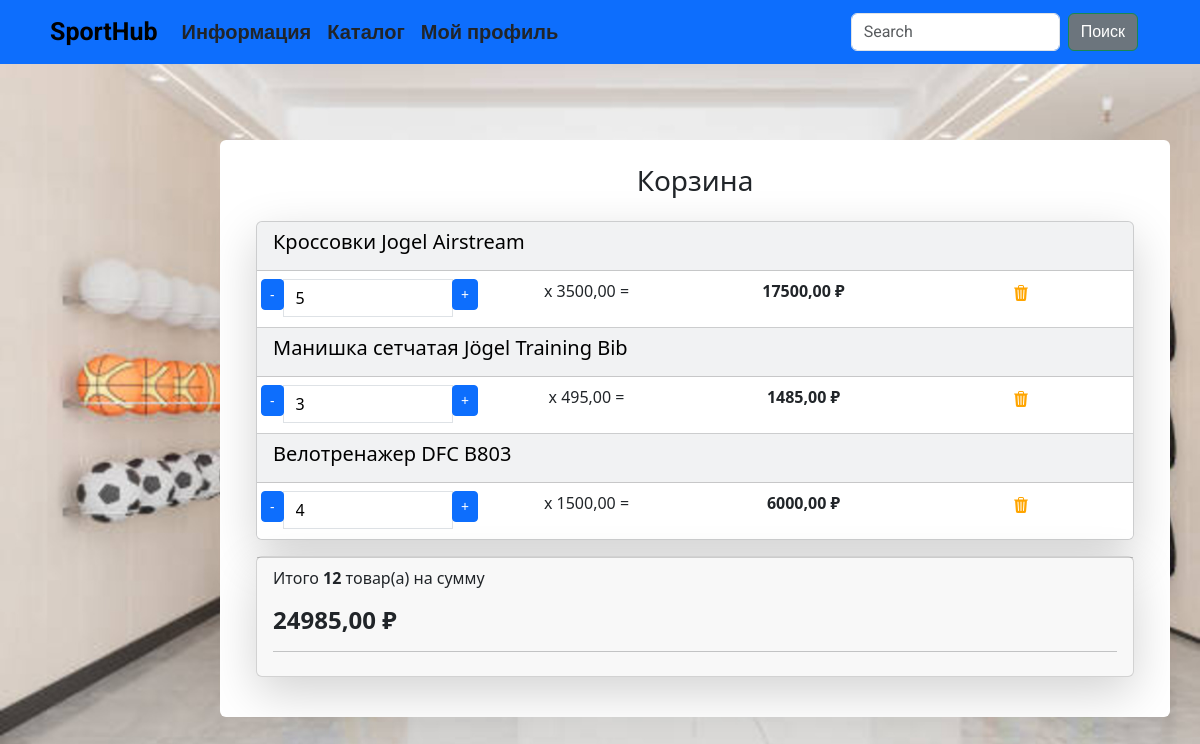
Page /user/user_cart/ (signed in) on the committed database.
### cartsapp/models.py (models this page shows, shortened)
class Cart(models.Model):
    user = models.ForeignKey(to=User, on_delete=models.CASCADE, blank=True, null=True, verbose_name='Пользователь')
    product = models.ForeignKey(to=Products, on_delete=models.CASCADE, verbose_name='Товар')
    quantity = models.PositiveSmallIntegerField(default=0, verbose_name='Количество')
    created_timestamp = models.DateTimeField(auto_now_add=True, verbose_name='Дата добавления')
    class Meta:
        db_table = 'cart'
        verbose_name = "Корзина"
        verbose_name_plural = "Корзина"
    def product_price(self):
        return round(self.product.sell_price() * self.quantity, 2)
    objects = CartQueryset().as_manager()

### goodsapp/models.py (models this page shows, shortened)
class Products(models.Model):
    name = models.CharField(max_length=150, unique=True, verbose_name='Название')
    slug = models.SlugField(max_length=200, unique=True, blank=True, null=True, verbose_name='URL')
    description = models.TextField(blank=True, null=True, verbose_name='Описание')
    image = models.ImageField(upload_to='goods_images', blank=True, null=True, verbose_name='Изображение')
    price = models.DecimalField(default=0.00, max_digits=7, decimal_places=2, verbose_name='Цена')
    discount = models.DecimalField(default=0.00, max_digits=4, decimal_places=2, verbose_name='Скидка в %')
    quantity = models.PositiveIntegerField(default=0, verbose_name='Количество')
    category = models.ForeignKey(to=Categories, on_delete=models.CASCADE, verbose_name='Категория')    # protect - не даст удалить категорию если в ней есть не закончившиеся товары
    class Meta:
        db_table = 'product'
        verbose_name = 'Товар'
        verbose_name_plural = 'Товары'
        ordering = ('id',)
    def sell_price(self):
        if self.discount:
            return round(self.price - self.price*self.discount/100, 2)
        return self.price

### usersapp/views.py (the view)
# urls.py: path('user_cart/', views.user_cart, name='user_cart'),
def user_cart(request):
    return render(request, 'usersapp/users_cart.html')

### cartsapp/models.py (called while the page is built)
    def total_price(self):
        return sum(cart.product_price() for cart in self)

    def total_quantity(self):
        if self:
            return sum(cart.quantity for cart in self)
        return 0

### cartsapp/templatetags/cartsapp_tags.py (called while the page is built)
@register.simple_tag()
def user_carts(request):
    return get_user_carts(request)

### cartsapp/utils.py (called while the page is built)
def get_user_carts(request):
    if request.user.is_authenticated:
        return Cart.objects.filter(user=request.user)

### goodsapp/templatetags/goodsapp_tags.py (called while the page is built)
@register.simple_tag()
def tag_categories():
    return Categories.objects.all()

### usersapp/templates/usersapp/users_cart.html
{% extends "base.html" %}
{% load static %}
{% load cartsapp_tags %}
{% block content %}
{% user_carts request as carts %}
<div class="row">
    <div class="container mt-5">
        <div class="row justify-content-center">
            <div class=" bg-white p-4 mb-4 mx-2 rounded">
                <h3 class="text-center mb-4">Корзина</h3>
                <div class="container" id="cart-items-container">
                    {% include "cartsapp/includes/included_cart.html" %}
                </div>
            </div>
        </div>
    </div>
</div>
{% endblock  %}

### cartsapp/templates/cartsapp/includes/included_cart.html (shortened to what this page needs)
{% load static %}
<div class="card mb-3 text-bg-light shadow-lg">
    {% for cart in carts %}
        <div class="card-header">
            <h5 class="card-title">{{ cart.product.name }}</h5>
        </div>
        <ul class="list-group list-group-flush">
            <li class="list-group-item">
                <div class="row text-center">
                    <div class="col p-0">
                        <div class="input-group">
                            <span class="input-group-btn">
                                <button type="button" class="btn btn-primary btn-sm decrement"
                                    data-cart-id="{{ cart.id }}"
                                    data-cart-change-url="{% url "cartsapp:change" %}">
                                    -</button>
                            </span>
                            <input type="text" class="form-control number" value="{{ cart.quantity }}"
                                readonly>
                            <span class="input-group-btn">
                                <button type="button" class="btn btn-primary btn-sm increment"
                                    data-cart-id="{{ cart.id }}"
                                    data-cart-change-url="{% url "cartsapp:change" %}">
                                    +</button>
                            </span>
                        </div>
                    </div>
                    <div class="col p-0">
                        <p>x {{ cart.product.sell_price }} = </p>
                    </div>
                    <div class="col p-0"><strong> {{cart.product_price}} ₽</strong></div>
                    <div class="col p-0">
                        <a href="{% url "cartsapp:remove" %}" class="remove-from-cart"
                        data-cart-id="{{ cart.id }}">
                            <img class="mx-1" src="{% static "deps/icons/trash3-fill.svg" %}"
                                alt="Catalog Icon" width="16" height="16">
                        </a>
                    </div>
                </div>
            </li>
        </ul>
    {% endfor %}
</div>
<div class="card mb-3 shadow-lg">
    <div class="card-footer">
        <p class="float-left">Итого <strong>{{ carts.total_quantity }}</strong> товар(а) на сумму</p>
        <h4 class="float-left"><strong>{{ carts.total_price }} ₽</strong></h4>
        <hr>
    </div>
</div>

### static/deps/css/style.css (style rules this page uses)
body { background-image: url("../images/sh-bg.jpg"); background-repeat: no-repeat; background-attachment: fixed; background-position: center center; background-size: cover; height: 100%; }
.form-control { background-color: #ffffff; color: #000000; }

### rows in the picture
Cart: product.name "Кроссовки Jogel Airstream", quantity "5", product.sell_price "3500,00", product_price "17500,00", total_quantity "12", total_price "24985,00"
Cart: product.name "Манишка сетчатая Jögel Training Bib", quantity "3", product.sell_price "495,00", product_price "1485,00"
Cart: product.name "Велотренажер DFC B803", quantity "4", product.sell_price "1500,00", product_price "6000,00"
